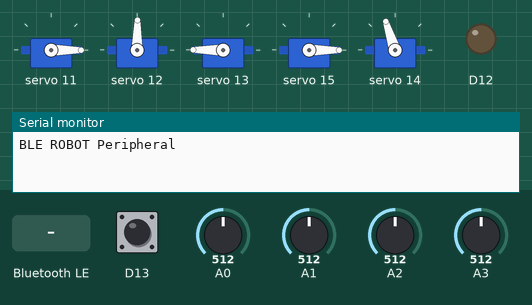
Simulated run of this sketch. Board: Arduino Nano 33 IoT. Shown: 5 × servo, output pins drawn as LEDs (lit = HIGH), the last lines printed to the serial monitor. Inputs (shaded band) come from the test bench; at power-on: D13 HIGH, A0 = 512, A1 = 512, A2 = 512, A3 = 512. Nothing arrives over Bluetooth unless stated; a phone connects over Bluetooth LE 3 s after start.

Above: at 0.1 s.
At 3.2 s:
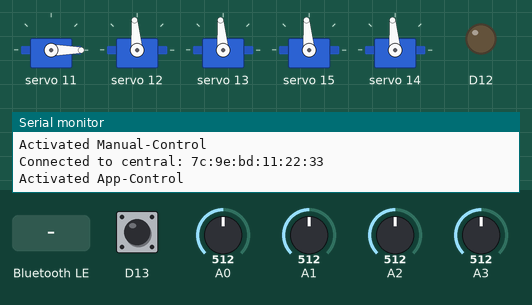
3.3 s: Bluetooth LE write "1" received
At 4.1 s:
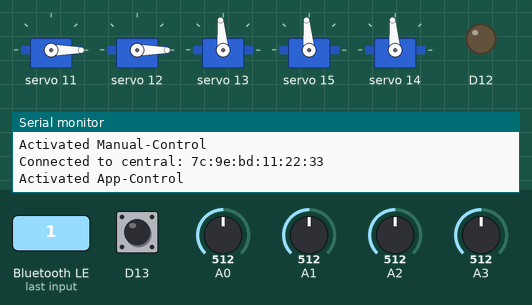
Timing chart, 0 to 6.3 s (numbered marks = the images above; inputs shaded):
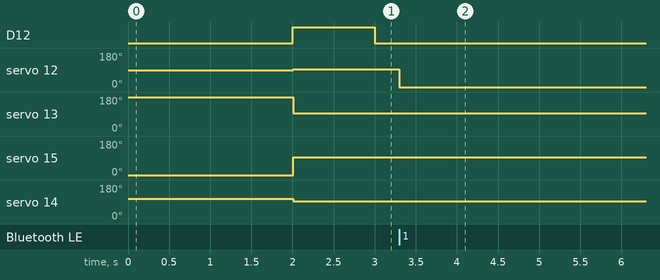

Measured:
- after the input at 3.3 s, servo 12: 95° → 0° at once

The sketch:

RobotControl.ino
```cpp
/*
Arduino Contolled Robotarm

Control the robot with a small potentiometer miniature or an android app.
Android app tested on android 11, 13 and 14. Doesn't run on all android 13 devices.

Manual control active if no Bluetooth-device connected, indicated by Mode-LED.

*/

#include <Wire.h>                               // I2C Communication
#include <Adafruit_PWMServoDriver.h>            // Servo Driver
#include <ArduinoBLE.h>                         // Bluetooth Low Energy

// PWM Settings
#define MIN_PULSE_WIDTH 650
#define MAX_PULSE_WIDTH 2350
#define FREQUENCY 50
Adafruit_PWMServoDriver pwm = Adafruit_PWMServoDriver();

// Assign servoaddresses to pins on servoboard
int gripper = 11;
int wrist = 12;
int shoulder = 15;
int base = 14;
int elbow = 13;

//Assign potentiometers to pins on Arduino Uno
int potWrist = A0;
int potElbow = A1;
int potShoulder = A2;
int potBase = A3;

int wrist_pos, elbow_pos, shoulder_pos, base_pos, gripper_pos;                 // current position
int wrist_SP[50], elbow_SP[50], shoulder_SP[50], base_SP[50], gripper_SP[50];  // for storing positions/steps
int index, stop = 0;                                                           // variables for RUN-Mode

BLEService robotService("19B10000-E8F2-537E-4F6C-D104768A1214");  // create the Bluetooth Low Energy Robot Service

// Bluetooth Low Energy Characteristics - custom 128-bit UUID, read and writable by central
BLEIntCharacteristic gripperCharacteristic("19B10001-E8F2-537E-4F6C-D104768A1214", BLERead | BLEWrite);
BLEIntCharacteristic wristCharacteristic("19B10002-E8F2-537E-4F6C-D104768A1214", BLERead | BLEWrite);
BLEIntCharacteristic elbowCharacteristic("19B10003-E8F2-537E-4F6C-D104768A1214", BLERead | BLEWrite);
BLEIntCharacteristic shoulderCharacteristic("19B10004-E8F2-537E-4F6C-D104768A1214", BLERead | BLEWrite);
BLEIntCharacteristic baseCharacteristic("19B10005-E8F2-537E-4F6C-D104768A1214", BLERead | BLEWrite);
BLEIntCharacteristic stopCharacteristic("19B10006-E8F2-537E-4F6C-D104768A1214", BLERead | BLEWrite);
BLEByteCharacteristic saveCharacteristic("19B10007-E8F2-537E-4F6C-D104768A1214", BLERead | BLEWrite);
BLEByteCharacteristic runCharacteristic("19B10008-E8F2-537E-4F6C-D104768A1214", BLERead | BLEWrite);
BLEByteCharacteristic resetCharacteristic("19B10009-E8F2-537E-4F6C-D104768A1214", BLERead | BLEWrite);

void setup() {

  Serial.begin(9600);
  while (!Serial)
    ;

  // begin initialization
  if (!BLE.begin()) {
    Serial.println("starting Bluetooth® Low Energy module failed!");
    while (1)
      ;
  }

  // set advertised local name and service UUID:
  BLE.setLocalName("ROBOT");
  BLE.setAdvertisedService(robotService);

  // add the characteristics to the service
  robotService.addCharacteristic(gripperCharacteristic);
  robotService.addCharacteristic(wristCharacteristic);
  robotService.addCharacteristic(elbowCharacteristic);
  robotService.addCharacteristic(shoulderCharacteristic);
  robotService.addCharacteristic(baseCharacteristic);
  robotService.addCharacteristic(saveCharacteristic);
  robotService.addCharacteristic(runCharacteristic);
  robotService.addCharacteristic(resetCharacteristic);
  robotService.addCharacteristic(stopCharacteristic);

  // add service
  BLE.addService(robotService);

  // set the initial value for the positions and characeristics:
  gripper_pos = 90;
  wrist_pos = 300;
  elbow_pos = 545;
  shoulder_pos = 90;
  base_pos = 340;

  gripperCharacteristic.writeValue(gripper_pos);
  wristCharacteristic.writeValue(wrist_pos);
  elbowCharacteristic.writeValue(elbow_pos);
  shoulderCharacteristic.writeValue(shoulder_pos);
  baseCharacteristic.writeValue(base_pos);
  saveCharacteristic.writeValue(0);
  runCharacteristic.writeValue(0);
  resetCharacteristic.writeValue(0);
  stopCharacteristic.writeValue(0);

  // start advertising
  BLE.advertise();

  Serial.println("BLE ROBOT Peripheral");

  // Move the Servos to Home-Position
  pwm.begin();
  pwm.setPWMFreq(FREQUENCY);
  pwm.setPWM(gripper, 0, gripper_pos);
  pwm.setPWM(wrist, 0, wrist_pos);
  pwm.setPWM(elbow, 0, elbow_pos);
  pwm.setPWM(shoulder, 0, shoulder_pos);
  pwm.setPWM(base, 0, base_pos);

  delay(2000);

  // Pinmode for gripper Pushbutton and Mode-LED, Mode-LED indicates if Manual-Mode is active
  pinMode(13, INPUT_PULLUP);
  pinMode(12, OUTPUT);
}

// Function for Controling the servos with the Potentiometers when Manual-Mode active
void moveMotor(int controlIn, int motorOut) {
  int pulse_wide, pulse_width, potVal;

  potVal = analogRead(controlIn);                                         //Read value of Potentiometer
  pulse_wide = map(potVal, 800, 240, MIN_PULSE_WIDTH, MAX_PULSE_WIDTH);   //Map Potentiometer position to Motor
  pulse_width = int(float(pulse_wide) / 1000000 * FREQUENCY * 4096);      //Calculatethe Pulsewidth, Pulswidth = angle

  pwm.setPWM(motorOut, 0, pulse_width);
}


void loop() {
  // listen for Bluetooth Low Energy peripherals to connect:
  BLEDevice central = BLE.central();

  // if a central is connected to peripheral:
  if (central) {
    digitalWrite(12, LOW);                              //Turn of Mode-LED, App-Control is active
    Serial.print("Connected to central: ");

    // print the central's MAC address:
    Serial.println(central.address());
    Serial.println("Activated App-Control");

    // while the central is still connected to peripheral:
    while (central.connected()) {

      // if a value has changed, read the value and move the servo to that position
      if (gripperCharacteristic.written()) {
        gripper_pos = gripperCharacteristic.value();
        pwm.setPWM(gripper, 0, gripper_pos);
      }

      if (wristCharacteristic.written()) {
        wrist_pos = wristCharacteristic.value();
        pwm.setPWM(wrist, 0, wrist_pos);
      }

      if (elbowCharacteristic.written()) {
        elbow_pos = elbowCharacteristic.value();
        pwm.setPWM(elbow, 0, elbow_pos);
      }

      if (shoulderCharacteristic.written()) {
        shoulder_pos = shoulderCharacteristic.value();
        pwm.setPWM(shoulder, 0, shoulder_pos);
      }

      if (baseCharacteristic.written()) {
        base_pos = baseCharacteristic.value();
        pwm.setPWM(base, 0, base_pos);
      }

      // store the current position in the array
      if (saveCharacteristic.written()) {
        gripper_SP[index] = gripper_pos;
        wrist_SP[index] = wrist_pos;
        elbow_SP[index] = elbow_pos;
        shoulder_SP[index] = shoulder_pos;
        base_SP[index] = base_pos;
        index++;
      }

      // if RUN pressed, move to  every position stored until stop is pressed
      if (runCharacteristic.written()) {

        if (stop = 1) {                           //if stop ist still 1 from a previous run set it to 0
          stopCharacteristic.writeValue(0);
          stop = 0;
        }

        while (stop != 1) {

          for (int i = 0; i <= index; i++) {

            pwm.setPWM(gripper, 0, gripper_SP[i]);
            pwm.setPWM(wrist, 0, wrist_SP[i]);
            pwm.setPWM(elbow, 0, elbow_SP[i]);
            pwm.setPWM(shoulder, 0, shoulder_SP[i]);
            pwm.setPWM(base, 0, base_SP[i]);
            delay(400);

            BLEDevice central = BLE.central();      //keep the BLE Connection alive, without this line the app will crash (Connection Error)
            stop = stopCharacteristic.value();
          }
        }
      }

      // clear the Positions array when reset pressed
      if (resetCharacteristic.written()) {
        memset(gripper_SP, 0, sizeof(gripper_SP));
        memset(wrist_SP, 0, sizeof(wrist_SP));
        memset(elbow_SP, 0, sizeof(elbow_SP));
        memset(shoulder_SP, 0, sizeof(shoulder_SP));
        memset(base_SP, 0, sizeof(base_SP));
        index = 0;
      }
    }

    // when the central disconnects, print it out:
    Serial.print(F("Disconnected from central: "));
    Serial.println(central.address());

  } else if (!central) {
    // if no devive connected activate the manual controls with the potentiometers
    digitalWrite(12, HIGH);
    Serial.println("No Device connected");
    Serial.println("Activated Manual-Control");

    //Assign Motors to corresponding Potentiometers
    moveMotor(potWrist, wrist);
    moveMotor(potElbow, elbow);
    moveMotor(potShoulder, shoulder);
    moveMotor(potBase, base);

    int pushButton = digitalRead(13);
    if (pushButton == LOW) {
      pwm.setPWM(gripper, 0, 180);    //Keep Gripper closed when button is not pressed
    } else {
      pwm.setPWM(gripper, 0, 90);     //Open Gripper when button is pressed
    }
  }
}
```
